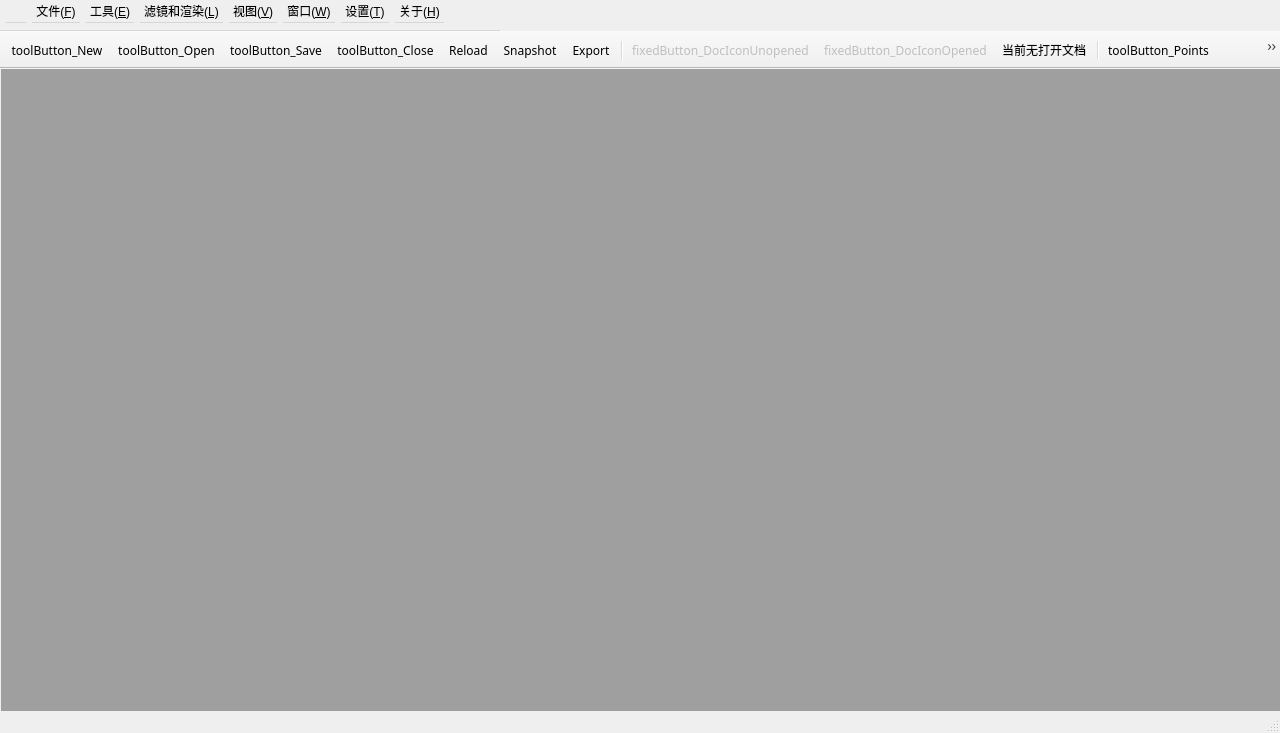
<?xml version="1.0" encoding="UTF-8"?>
<ui version="4.0">
 <class>GraphicsatZJUClass</class>
 <widget class="QMainWindow" name="GraphicsatZJUClass">
  <property name="geometry">
   <rect>
    <x>0</x>
    <y>0</y>
    <width>1280</width>
    <height>733</height>
   </rect>
  </property>
  <property name="sizePolicy">
   <sizepolicy hsizetype="Expanding" vsizetype="Expanding">
    <horstretch>0</horstretch>
    <verstretch>0</verstretch>
   </sizepolicy>
  </property>
  <property name="minimumSize">
   <size>
    <width>810</width>
    <height>640</height>
   </size>
  </property>
  <property name="windowTitle">
   <string>求是图形 - Graphics at ZJU</string>
  </property>
  <property name="windowIcon">
   <iconset resource="GraphicsatZJU.qrc">
    <normaloff>:/GraphicsatZJU/IDI_ICON1</normaloff>:/GraphicsatZJU/IDI_ICON1</iconset>
  </property>
  <widget class="QWidget" name="centralWidget">
   <widget class="QMdiArea" name="mdiArea">
    <property name="geometry">
     <rect>
      <x>1</x>
      <y>0</y>
      <width>1281</width>
      <height>671</height>
     </rect>
    </property>
    <property name="mouseTracking">
     <bool>true</bool>
    </property>
    <property name="styleSheet">
     <string notr="true"/>
    </property>
   </widget>
  </widget>
  <widget class="QToolBar" name="toolBar">
   <property name="sizePolicy">
    <sizepolicy hsizetype="Minimum" vsizetype="Fixed">
     <horstretch>0</horstretch>
     <verstretch>0</verstretch>
    </sizepolicy>
   </property>
   <property name="minimumSize">
    <size>
     <width>640</width>
     <height>38</height>
    </size>
   </property>
   <property name="maximumSize">
    <size>
     <width>3840</width>
     <height>38</height>
    </size>
   </property>
   <property name="font">
    <font>
     <family>微软雅黑</family>
     <weight>50</weight>
     <bold>false</bold>
    </font>
   </property>
   <property name="windowTitle">
    <string>toolBar</string>
   </property>
   <property name="movable">
    <bool>false</bool>
   </property>
   <attribute name="toolBarArea">
    <enum>TopToolBarArea</enum>
   </attribute>
   <attribute name="toolBarBreak">
    <bool>false</bool>
   </attribute>
   <addaction name="toolButton_New"/>
   <addaction name="toolButton_Open"/>
   <addaction name="toolButton_Save"/>
   <addaction name="toolButton_Close"/>
   <addaction name="toolButton_Reload"/>
   <addaction name="toolButton_Snapshot"/>
   <addaction name="toolButton_Export"/>
   <addaction name="separator"/>
   <addaction name="fixedButton_DocIconUnopened"/>
   <addaction name="fixedButton_DocIconOpened"/>
   <addaction name="fixedButton_Doc"/>
   <addaction name="separator"/>
   <addaction name="toolButton_Points"/>
   <addaction name="toolButton_Wireframe"/>
   <addaction name="toolButton_FlatLine"/>
   <addaction name="toolButton_FlatFill"/>
   <addaction name="toolButton_SmoothFill"/>
   <addaction name="toolButton_BoundFill"/>
   <addaction name="toolButton_DotFill"/>
   <addaction name="separator"/>
   <addaction name="toolButton_LightSource"/>
   <addaction name="toolButton_Color"/>
   <addaction name="toolButton_BoundingBox"/>
   <addaction name="toolButton_CenterPoint"/>
   <addaction name="toolButton_Coordinate"/>
   <addaction name="toolButton_StatusMonitor"/>
   <addaction name="toolButton_LoadTexture"/>
   <addaction name="separator"/>
   <addaction name="toolButton_GradientBkg"/>
   <addaction name="toolButton_MeshBkg"/>
   <addaction name="toolButton_EmptyBkg"/>
   <addaction name="separator"/>
   <addaction name="toolButton_Perspective"/>
   <addaction name="toolButton_Orthogonality"/>
   <addaction name="separator"/>
   <addaction name="toolButton_Info"/>
   <addaction name="toolButton_Function"/>
  </widget>
  <widget class="QMenuBar" name="menuBar">
   <property name="geometry">
    <rect>
     <x>0</x>
     <y>0</y>
     <width>500</width>
     <height>31</height>
    </rect>
   </property>
   <property name="minimumSize">
    <size>
     <width>500</width>
     <height>31</height>
    </size>
   </property>
   <property name="maximumSize">
    <size>
     <width>500</width>
     <height>31</height>
    </size>
   </property>
   <property name="contextMenuPolicy">
    <enum>Qt::DefaultContextMenu</enum>
   </property>
   <property name="styleSheet">
    <string notr="true"/>
   </property>
   <property name="nativeMenuBar">
    <bool>false</bool>
   </property>
   <widget class="QMenu" name="menu_F">
    <property name="title">
     <string>文件(&amp;F)</string>
    </property>
    <addaction name="menuButton_New"/>
    <addaction name="menuButton_Open"/>
    <addaction name="menuButton_Rename"/>
    <addaction name="menuButton_Save"/>
    <addaction name="menuButton_SaveAs"/>
    <addaction name="menuButton_SaveAll"/>
    <addaction name="separator"/>
    <addaction name="menuButton_Reload"/>
    <addaction name="menuButton_Snapshot"/>
    <addaction name="menuButton_Export"/>
    <addaction name="separator"/>
    <addaction name="menuButton_Quit"/>
   </widget>
   <widget class="QMenu" name="menu_E">
    <property name="title">
     <string>工具(&amp;E)</string>
    </property>
    <addaction name="menuButton_LightSource"/>
    <addaction name="menuButton_Color"/>
    <addaction name="menuButton_BoundingBox"/>
    <addaction name="menuButton_CenterPoint"/>
    <addaction name="menuButton_Coordinate"/>
    <addaction name="menuButton_StatusMonitor"/>
   </widget>
   <widget class="QMenu" name="menu_L">
    <property name="title">
     <string>滤镜和渲染(&amp;L)</string>
    </property>
    <widget class="QMenu" name="menu_LightOption">
     <property name="title">
      <string>光照设置</string>
     </property>
     <property name="icon">
      <iconset resource="GraphicsatZJU.qrc">
       <normaloff>:/GraphicsatZJU/Resources/ToolbarIcons/0x036.png</normaloff>:/GraphicsatZJU/Resources/ToolbarIcons/0x036.png</iconset>
     </property>
     <addaction name="lightOption_diffuse"/>
     <addaction name="lightOption_Specular"/>
     <addaction name="lightOption_Positional"/>
     <addaction name="lightOption_Directional"/>
    </widget>
    <widget class="QMenu" name="menu_3">
     <property name="title">
      <string>模型设置</string>
     </property>
     <addaction name="action_4"/>
    </widget>
    <addaction name="menuButton_Points"/>
    <addaction name="menuButton_Wireframe"/>
    <addaction name="menuButton_FlatLine"/>
    <addaction name="menuButton_FlatFill"/>
    <addaction name="menuButton_SmoothFill"/>
    <addaction name="menuButton_BoundFill"/>
    <addaction name="menuButton_DotFill"/>
    <addaction name="separator"/>
    <addaction name="menuButton_CloseFilter"/>
    <addaction name="separator"/>
    <addaction name="menuButton_Explosure"/>
    <addaction name="menuButton_Integrated"/>
    <addaction name="menuButton_Colorful"/>
    <addaction name="menuButton_ColorfulX"/>
    <addaction name="separator"/>
    <addaction name="menuButton_Dense"/>
    <addaction name="menuButton_Sparse"/>
    <addaction name="separator"/>
    <addaction name="menuButton_LoadTexture"/>
    <addaction name="separator"/>
    <addaction name="menu_LightOption"/>
    <addaction name="menu_3"/>
   </widget>
   <widget class="QMenu" name="menu_V">
    <property name="title">
     <string>视图(&amp;V)</string>
    </property>
    <addaction name="menuButton_F"/>
    <addaction name="menuButton_B"/>
    <addaction name="menuButton_U"/>
    <addaction name="menuButton_D"/>
    <addaction name="menuButton_L"/>
    <addaction name="menuButton_R"/>
    <addaction name="separator"/>
    <addaction name="menuButton_xAxisR"/>
    <addaction name="menuButton_xAxisL"/>
    <addaction name="menuButton_yAxisR"/>
    <addaction name="menuButton_yAxisL"/>
    <addaction name="menuButton_zAxisR"/>
    <addaction name="menuButton_zAxisL"/>
   </widget>
   <widget class="QMenu" name="menu_W">
    <property name="title">
     <string>窗口(&amp;W)</string>
    </property>
    <addaction name="menuButton_Close"/>
    <addaction name="menuButton_CloseAll"/>
    <addaction name="menuButton_Maximize"/>
    <addaction name="menuButton_MaximizeAll"/>
    <addaction name="menuButton_Windowed"/>
    <addaction name="menuButton_WindowedAll"/>
    <addaction name="separator"/>
   </widget>
   <widget class="QMenu" name="menu_T">
    <property name="title">
     <string>设置(&amp;T)</string>
    </property>
    <addaction name="menuButton_GradientBkg"/>
    <addaction name="menuButton_MeshBkg"/>
    <addaction name="menuButton_EmptyBkg"/>
    <addaction name="separator"/>
    <addaction name="menuButton_Orthogonality"/>
    <addaction name="menuButton_Perspective"/>
   </widget>
   <widget class="QMenu" name="menu_H">
    <property name="title">
     <string>关于(&amp;H)</string>
    </property>
    <addaction name="menuButton_Function"/>
    <addaction name="menuButton_Info"/>
   </widget>
   <widget class="QMenu" name="menu">
    <property name="enabled">
     <bool>false</bool>
    </property>
    <property name="geometry">
     <rect>
      <x>364</x>
      <y>443</y>
      <width>90</width>
      <height>50</height>
     </rect>
    </property>
    <property name="minimumSize">
     <size>
      <width>90</width>
      <height>0</height>
     </size>
    </property>
    <property name="maximumSize">
     <size>
      <width>90</width>
      <height>16777215</height>
     </size>
    </property>
    <property name="font">
     <font>
      <pointsize>8</pointsize>
      <kerning>false</kerning>
     </font>
    </property>
    <property name="acceptDrops">
     <bool>false</bool>
    </property>
    <property name="title">
     <string>　</string>
    </property>
   </widget>
   <addaction name="menu"/>
   <addaction name="menu_F"/>
   <addaction name="menu_E"/>
   <addaction name="menu_L"/>
   <addaction name="menu_V"/>
   <addaction name="menu_W"/>
   <addaction name="menu_T"/>
   <addaction name="menu_H"/>
  </widget>
  <widget class="QStatusBar" name="statusBar"/>
  <action name="toolButton_Open">
   <property name="icon">
    <iconset resource="GraphicsatZJU.qrc">
     <normaloff>:/GraphicsatZJU/Resources/ToolbarIcons/0x001.png</normaloff>:/GraphicsatZJU/Resources/ToolbarIcons/0x001.png</iconset>
   </property>
   <property name="text">
    <string>toolButton_Open</string>
   </property>
   <property name="toolTip">
    <string>打开（Ctrl+O）</string>
   </property>
   <property name="shortcutVisibleInContextMenu">
    <bool>true</bool>
   </property>
  </action>
  <action name="toolButton_Save">
   <property name="icon">
    <iconset resource="GraphicsatZJU.qrc">
     <normaloff>:/GraphicsatZJU/Resources/ToolbarIcons/0x002.png</normaloff>:/GraphicsatZJU/Resources/ToolbarIcons/0x002.png</iconset>
   </property>
   <property name="text">
    <string>toolButton_Save</string>
   </property>
   <property name="toolTip">
    <string>保存（Ctrl+S）</string>
   </property>
  </action>
  <action name="menuButton_Open">
   <property name="icon">
    <iconset resource="GraphicsatZJU.qrc">
     <normaloff>:/GraphicsatZJU/Resources/ToolbarIcons/0x001.png</normaloff>:/GraphicsatZJU/Resources/ToolbarIcons/0x001.png</iconset>
   </property>
   <property name="text">
    <string>打开文档/模型</string>
   </property>
   <property name="toolTip">
    <string>打开文档/模型</string>
   </property>
   <property name="shortcut">
    <string>Ctrl+O</string>
   </property>
   <property name="shortcutContext">
    <enum>Qt::WindowShortcut</enum>
   </property>
  </action>
  <action name="toolButton_Close">
   <property name="icon">
    <iconset resource="GraphicsatZJU.qrc">
     <normaloff>:/GraphicsatZJU/Resources/ToolbarIcons/0x04F.png</normaloff>:/GraphicsatZJU/Resources/ToolbarIcons/0x04F.png</iconset>
   </property>
   <property name="text">
    <string>toolButton_Close</string>
   </property>
   <property name="toolTip">
    <string>关闭当前文档（Ctrl+Q）</string>
   </property>
  </action>
  <action name="toolButton_Info">
   <property name="icon">
    <iconset resource="GraphicsatZJU.qrc">
     <normaloff>:/GraphicsatZJU/Resources/ToolbarIcons/0x020.png</normaloff>:/GraphicsatZJU/Resources/ToolbarIcons/0x020.png</iconset>
   </property>
   <property name="text">
    <string>toolButton_Info</string>
   </property>
   <property name="toolTip">
    <string>开发者信息（Ctrl+H）</string>
   </property>
  </action>
  <action name="menuButton_Info">
   <property name="icon">
    <iconset resource="GraphicsatZJU.qrc">
     <normaloff>:/GraphicsatZJU/Resources/ToolbarIcons/0x020.png</normaloff>:/GraphicsatZJU/Resources/ToolbarIcons/0x020.png</iconset>
   </property>
   <property name="text">
    <string>开发者信息</string>
   </property>
   <property name="shortcut">
    <string>Ctrl+H</string>
   </property>
  </action>
  <action name="menuButton_Quit">
   <property name="icon">
    <iconset resource="GraphicsatZJU.qrc">
     <normaloff>:/GraphicsatZJU/Resources/ToolbarIcons/0x04C.png</normaloff>:/GraphicsatZJU/Resources/ToolbarIcons/0x04C.png</iconset>
   </property>
   <property name="text">
    <string>退出</string>
   </property>
   <property name="shortcut">
    <string>Shift+Esc</string>
   </property>
  </action>
  <action name="toolButton_New">
   <property name="icon">
    <iconset resource="GraphicsatZJU.qrc">
     <normaloff>:/GraphicsatZJU/Resources/ToolbarIcons/0x025.png</normaloff>:/GraphicsatZJU/Resources/ToolbarIcons/0x025.png</iconset>
   </property>
   <property name="text">
    <string>toolButton_New</string>
   </property>
   <property name="toolTip">
    <string>新建文档（Ctrl+N）</string>
   </property>
  </action>
  <action name="toolButton_Reload">
   <property name="icon">
    <iconset resource="GraphicsatZJU.qrc">
     <normaloff>:/GraphicsatZJU/Resources/ToolbarIcons/0x026.png</normaloff>:/GraphicsatZJU/Resources/ToolbarIcons/0x026.png</iconset>
   </property>
   <property name="text">
    <string>toolButton_Reload</string>
   </property>
   <property name="iconText">
    <string>Reload</string>
   </property>
   <property name="toolTip">
    <string>重载（Ctrl+R）</string>
   </property>
  </action>
  <action name="toolButton_Export">
   <property name="icon">
    <iconset resource="GraphicsatZJU.qrc">
     <normaloff>:/GraphicsatZJU/Resources/ToolbarIcons/0x032.png</normaloff>:/GraphicsatZJU/Resources/ToolbarIcons/0x032.png</iconset>
   </property>
   <property name="text">
    <string>toolButton_Export</string>
   </property>
   <property name="iconText">
    <string>Export</string>
   </property>
   <property name="toolTip">
    <string>导出（Ctrl+E）</string>
   </property>
  </action>
  <action name="toolButton_Snapshot">
   <property name="icon">
    <iconset resource="GraphicsatZJU.qrc">
     <normaloff>:/GraphicsatZJU/Resources/ToolbarIcons/0x080.png</normaloff>:/GraphicsatZJU/Resources/ToolbarIcons/0x080.png</iconset>
   </property>
   <property name="text">
    <string>toolButton_Snapshot</string>
   </property>
   <property name="iconText">
    <string>Snapshot</string>
   </property>
   <property name="toolTip">
    <string>截图（Ctrl+Alt+N）</string>
   </property>
  </action>
  <action name="toolButton_Bounding">
   <property name="icon">
    <iconset resource="GraphicsatZJU.qrc">
     <normaloff>:/GraphicsatZJU/Resources/ToolbarIcons/0x028.png</normaloff>:/GraphicsatZJU/Resources/ToolbarIcons/0x028.png</iconset>
   </property>
   <property name="text">
    <string>toolButton_Bounding</string>
   </property>
   <property name="toolTip">
    <string>边界框</string>
   </property>
  </action>
  <action name="toolButton_Points">
   <property name="icon">
    <iconset resource="GraphicsatZJU.qrc">
     <normaloff>:/GraphicsatZJU/Resources/ToolbarIcons/0x031.png</normaloff>:/GraphicsatZJU/Resources/ToolbarIcons/0x031.png</iconset>
   </property>
   <property name="text">
    <string>toolButton_Points</string>
   </property>
   <property name="toolTip">
    <string>点阵 (Ctrl + Shift + P)</string>
   </property>
  </action>
  <action name="toolButton_Wireframe">
   <property name="icon">
    <iconset resource="GraphicsatZJU.qrc">
     <normaloff>:/GraphicsatZJU/Resources/ToolbarIcons/0x027.png</normaloff>:/GraphicsatZJU/Resources/ToolbarIcons/0x027.png</iconset>
   </property>
   <property name="text">
    <string>toolButton_Wireframe</string>
   </property>
   <property name="toolTip">
    <string>线框 (Ctrl + Shift + L)</string>
   </property>
  </action>
  <action name="toolButton_FlatFill">
   <property name="icon">
    <iconset resource="GraphicsatZJU.qrc">
     <normaloff>:/GraphicsatZJU/Resources/ToolbarIcons/0x033.png</normaloff>:/GraphicsatZJU/Resources/ToolbarIcons/0x033.png</iconset>
   </property>
   <property name="text">
    <string>toolButton_FlatFill</string>
   </property>
   <property name="toolTip">
    <string>面填充 (Ctrl + Shift + F)</string>
   </property>
  </action>
  <action name="toolButton_SmoothFill">
   <property name="icon">
    <iconset resource="GraphicsatZJU.qrc">
     <normaloff>:/GraphicsatZJU/Resources/ToolbarIcons/0x035.png</normaloff>:/GraphicsatZJU/Resources/ToolbarIcons/0x035.png</iconset>
   </property>
   <property name="text">
    <string>toolButton_SmoothFill</string>
   </property>
   <property name="toolTip">
    <string>平滑填充 （Alt + Shift + S）</string>
   </property>
  </action>
  <action name="toolButton_FlatLine">
   <property name="icon">
    <iconset resource="GraphicsatZJU.qrc">
     <normaloff>:/GraphicsatZJU/Resources/ToolbarIcons/0x034.png</normaloff>:/GraphicsatZJU/Resources/ToolbarIcons/0x034.png</iconset>
   </property>
   <property name="text">
    <string>toolButton_FlatLine</string>
   </property>
   <property name="toolTip">
    <string>线框填充 (Alt + Shift + L)</string>
   </property>
  </action>
  <action name="toolButton_LightSource">
   <property name="icon">
    <iconset resource="GraphicsatZJU.qrc">
     <normaloff>:/GraphicsatZJU/Resources/ToolbarIcons/0x036.png</normaloff>:/GraphicsatZJU/Resources/ToolbarIcons/0x036.png</iconset>
   </property>
   <property name="text">
    <string>toolButton_LightSource</string>
   </property>
   <property name="toolTip">
    <string>光照 (Ctrl + L)</string>
   </property>
  </action>
  <action name="toolButton_CenterPoint">
   <property name="icon">
    <iconset resource="GraphicsatZJU.qrc">
     <normaloff>:/GraphicsatZJU/Resources/ToolbarIcons/0xFFF.png</normaloff>:/GraphicsatZJU/Resources/ToolbarIcons/0xFFF.png</iconset>
   </property>
   <property name="text">
    <string>toolButton_CenterPoint</string>
   </property>
   <property name="toolTip">
    <string>显示中心点</string>
   </property>
  </action>
  <action name="toolButton_Coordinate">
   <property name="icon">
    <iconset resource="GraphicsatZJU.qrc">
     <normaloff>:/GraphicsatZJU/Resources/ToolbarIcons/0x01C.png</normaloff>:/GraphicsatZJU/Resources/ToolbarIcons/0x01C.png</iconset>
   </property>
   <property name="text">
    <string>toolButton_Coordinate</string>
   </property>
   <property name="toolTip">
    <string>显示坐标轴</string>
   </property>
  </action>
  <action name="toolButton_BoundingBox">
   <property name="icon">
    <iconset resource="GraphicsatZJU.qrc">
     <normaloff>:/GraphicsatZJU/Resources/ToolbarIcons/0x01D.png</normaloff>:/GraphicsatZJU/Resources/ToolbarIcons/0x01D.png</iconset>
   </property>
   <property name="text">
    <string>toolButton_BoundingBox</string>
   </property>
   <property name="toolTip">
    <string>显示包围盒</string>
   </property>
  </action>
  <action name="toolButton_GradientBkg">
   <property name="icon">
    <iconset resource="GraphicsatZJU.qrc">
     <normaloff>:/GraphicsatZJU/Resources/ToolbarIcons/0x01E.png</normaloff>:/GraphicsatZJU/Resources/ToolbarIcons/0x01E.png</iconset>
   </property>
   <property name="text">
    <string>toolButton_GradientBkg</string>
   </property>
   <property name="toolTip">
    <string>渐变背景</string>
   </property>
  </action>
  <action name="toolButton_MeshBkg">
   <property name="icon">
    <iconset resource="GraphicsatZJU.qrc">
     <normaloff>:/GraphicsatZJU/Resources/ToolbarIcons/0x02A.png</normaloff>:/GraphicsatZJU/Resources/ToolbarIcons/0x02A.png</iconset>
   </property>
   <property name="text">
    <string>toolButton_MeshBkg</string>
   </property>
   <property name="toolTip">
    <string>网格背景</string>
   </property>
  </action>
  <action name="toolButton_EmptyBkg">
   <property name="icon">
    <iconset resource="GraphicsatZJU.qrc">
     <normaloff>:/GraphicsatZJU/Resources/ToolbarIcons/0x01F.png</normaloff>:/GraphicsatZJU/Resources/ToolbarIcons/0x01F.png</iconset>
   </property>
   <property name="text">
    <string>toolButton_EmptyBkg</string>
   </property>
   <property name="toolTip">
    <string>无背景</string>
   </property>
  </action>
  <action name="toolButton_Perspective">
   <property name="icon">
    <iconset resource="GraphicsatZJU.qrc">
     <normaloff>:/GraphicsatZJU/Resources/ToolbarIcons/0x03A.png</normaloff>:/GraphicsatZJU/Resources/ToolbarIcons/0x03A.png</iconset>
   </property>
   <property name="text">
    <string>toolButton_Perspective</string>
   </property>
   <property name="toolTip">
    <string>使用透视投影</string>
   </property>
  </action>
  <action name="toolButton_Orthogonality">
   <property name="icon">
    <iconset resource="GraphicsatZJU.qrc">
     <normaloff>:/GraphicsatZJU/Resources/ToolbarIcons/0x03B.png</normaloff>:/GraphicsatZJU/Resources/ToolbarIcons/0x03B.png</iconset>
   </property>
   <property name="text">
    <string>toolButton_Orthogonality</string>
   </property>
   <property name="toolTip">
    <string>使用正交投影</string>
   </property>
  </action>
  <action name="menuButton_Points">
   <property name="icon">
    <iconset resource="GraphicsatZJU.qrc">
     <normaloff>:/GraphicsatZJU/Resources/ToolbarIcons/0x031.png</normaloff>:/GraphicsatZJU/Resources/ToolbarIcons/0x031.png</iconset>
   </property>
   <property name="text">
    <string>点阵</string>
   </property>
   <property name="shortcut">
    <string>Ctrl+Shift+P</string>
   </property>
  </action>
  <action name="menuButton_Wireframe">
   <property name="icon">
    <iconset resource="GraphicsatZJU.qrc">
     <normaloff>:/GraphicsatZJU/Resources/ToolbarIcons/0x028.png</normaloff>:/GraphicsatZJU/Resources/ToolbarIcons/0x028.png</iconset>
   </property>
   <property name="text">
    <string>线框</string>
   </property>
   <property name="shortcut">
    <string>Ctrl+Shift+L</string>
   </property>
  </action>
  <action name="menuButton_FlatLine">
   <property name="icon">
    <iconset resource="GraphicsatZJU.qrc">
     <normaloff>:/GraphicsatZJU/Resources/ToolbarIcons/0x034.png</normaloff>:/GraphicsatZJU/Resources/ToolbarIcons/0x034.png</iconset>
   </property>
   <property name="text">
    <string>线框填充</string>
   </property>
   <property name="shortcut">
    <string>Ctrl+Shift+F</string>
   </property>
  </action>
  <action name="menuButton_FlatFill">
   <property name="icon">
    <iconset resource="GraphicsatZJU.qrc">
     <normaloff>:/GraphicsatZJU/Resources/ToolbarIcons/0x033.png</normaloff>:/GraphicsatZJU/Resources/ToolbarIcons/0x033.png</iconset>
   </property>
   <property name="text">
    <string>面填充</string>
   </property>
   <property name="shortcut">
    <string>Alt+Shift+S</string>
   </property>
  </action>
  <action name="menuButton_SmoothFill">
   <property name="icon">
    <iconset resource="GraphicsatZJU.qrc">
     <normaloff>:/GraphicsatZJU/Resources/ToolbarIcons/0x035.png</normaloff>:/GraphicsatZJU/Resources/ToolbarIcons/0x035.png</iconset>
   </property>
   <property name="text">
    <string>平滑填充</string>
   </property>
   <property name="shortcut">
    <string>Alt+Shift+L</string>
   </property>
  </action>
  <action name="menuButton_LightSource">
   <property name="icon">
    <iconset resource="GraphicsatZJU.qrc">
     <normaloff>:/GraphicsatZJU/Resources/ToolbarIcons/0x036.png</normaloff>:/GraphicsatZJU/Resources/ToolbarIcons/0x036.png</iconset>
   </property>
   <property name="text">
    <string>光照</string>
   </property>
   <property name="shortcut">
    <string>Ctrl+L</string>
   </property>
  </action>
  <action name="menuButton_BoundingBox">
   <property name="icon">
    <iconset resource="GraphicsatZJU.qrc">
     <normaloff>:/GraphicsatZJU/Resources/ToolbarIcons/0x01D.png</normaloff>:/GraphicsatZJU/Resources/ToolbarIcons/0x01D.png</iconset>
   </property>
   <property name="text">
    <string>显示包围盒</string>
   </property>
  </action>
  <action name="menuButton_CenterPoint">
   <property name="icon">
    <iconset resource="GraphicsatZJU.qrc">
     <normaloff>:/GraphicsatZJU/Resources/ToolbarIcons/0xFFF.png</normaloff>:/GraphicsatZJU/Resources/ToolbarIcons/0xFFF.png</iconset>
   </property>
   <property name="text">
    <string>显示中心点</string>
   </property>
  </action>
  <action name="menuButton_Coordinate">
   <property name="icon">
    <iconset resource="GraphicsatZJU.qrc">
     <normaloff>:/GraphicsatZJU/Resources/ToolbarIcons/0x01C.png</normaloff>:/GraphicsatZJU/Resources/ToolbarIcons/0x01C.png</iconset>
   </property>
   <property name="text">
    <string>显示坐标轴</string>
   </property>
   <property name="toolTip">
    <string>显示坐标轴</string>
   </property>
  </action>
  <action name="menuButton_Perspective">
   <property name="icon">
    <iconset resource="GraphicsatZJU.qrc">
     <normaloff>:/GraphicsatZJU/Resources/ToolbarIcons/0x03A.png</normaloff>:/GraphicsatZJU/Resources/ToolbarIcons/0x03A.png</iconset>
   </property>
   <property name="text">
    <string>使用透视投影</string>
   </property>
  </action>
  <action name="menuButton_Orthogonality">
   <property name="icon">
    <iconset resource="GraphicsatZJU.qrc">
     <normaloff>:/GraphicsatZJU/Resources/ToolbarIcons/0x03B.png</normaloff>:/GraphicsatZJU/Resources/ToolbarIcons/0x03B.png</iconset>
   </property>
   <property name="text">
    <string>使用正交投影</string>
   </property>
  </action>
  <action name="menuButton_GradientBkg">
   <property name="icon">
    <iconset resource="GraphicsatZJU.qrc">
     <normaloff>:/GraphicsatZJU/Resources/ToolbarIcons/0x01E.png</normaloff>:/GraphicsatZJU/Resources/ToolbarIcons/0x01E.png</iconset>
   </property>
   <property name="text">
    <string>渐变背景</string>
   </property>
  </action>
  <action name="menuButton_EmptyBkg">
   <property name="icon">
    <iconset resource="GraphicsatZJU.qrc">
     <normaloff>:/GraphicsatZJU/Resources/ToolbarIcons/0x01F.png</normaloff>:/GraphicsatZJU/Resources/ToolbarIcons/0x01F.png</iconset>
   </property>
   <property name="text">
    <string>无背景</string>
   </property>
  </action>
  <action name="menuButton_MeshBkg">
   <property name="icon">
    <iconset resource="GraphicsatZJU.qrc">
     <normaloff>:/GraphicsatZJU/Resources/ToolbarIcons/0x02A.png</normaloff>:/GraphicsatZJU/Resources/ToolbarIcons/0x02A.png</iconset>
   </property>
   <property name="text">
    <string>网格背景</string>
   </property>
  </action>
  <action name="menuButton_Function">
   <property name="icon">
    <iconset resource="GraphicsatZJU.qrc">
     <normaloff>:/GraphicsatZJU/Resources/ToolbarIcons/0x03D.png</normaloff>:/GraphicsatZJU/Resources/ToolbarIcons/0x03D.png</iconset>
   </property>
   <property name="text">
    <string>功能与快捷键</string>
   </property>
   <property name="menuRole">
    <enum>QAction::TextHeuristicRole</enum>
   </property>
  </action>
  <action name="toolButton_Function">
   <property name="icon">
    <iconset resource="GraphicsatZJU.qrc">
     <normaloff>:/GraphicsatZJU/Resources/ToolbarIcons/0x03C.png</normaloff>:/GraphicsatZJU/Resources/ToolbarIcons/0x03C.png</iconset>
   </property>
   <property name="text">
    <string>toolButton_Function</string>
   </property>
   <property name="toolTip">
    <string>功能与快捷键</string>
   </property>
  </action>
  <action name="menuButton_Reload">
   <property name="icon">
    <iconset resource="GraphicsatZJU.qrc">
     <normaloff>:/GraphicsatZJU/Resources/ToolbarIcons/0x026.png</normaloff>:/GraphicsatZJU/Resources/ToolbarIcons/0x026.png</iconset>
   </property>
   <property name="text">
    <string>重新载入模型</string>
   </property>
   <property name="shortcut">
    <string>Ctrl+R</string>
   </property>
  </action>
  <action name="menuButton_New">
   <property name="icon">
    <iconset resource="GraphicsatZJU.qrc">
     <normaloff>:/GraphicsatZJU/Resources/ToolbarIcons/0x025.png</normaloff>:/GraphicsatZJU/Resources/ToolbarIcons/0x025.png</iconset>
   </property>
   <property name="text">
    <string>新建文档</string>
   </property>
   <property name="toolTip">
    <string>新建文档</string>
   </property>
   <property name="font">
    <font>
     <family>微软雅黑</family>
     <pointsize>10</pointsize>
    </font>
   </property>
   <property name="shortcut">
    <string>Ctrl+N</string>
   </property>
  </action>
  <action name="menuButton_Close">
   <property name="icon">
    <iconset resource="GraphicsatZJU.qrc">
     <normaloff>:/GraphicsatZJU/Resources/ToolbarIcons/0x04E.png</normaloff>:/GraphicsatZJU/Resources/ToolbarIcons/0x04E.png</iconset>
   </property>
   <property name="text">
    <string>关闭当前文档</string>
   </property>
   <property name="shortcut">
    <string>Ctrl+Q</string>
   </property>
  </action>
  <action name="menuButton_CloseAll">
   <property name="icon">
    <iconset resource="GraphicsatZJU.qrc">
     <normaloff>:/GraphicsatZJU/Resources/ToolbarIcons/0x04B.png</normaloff>:/GraphicsatZJU/Resources/ToolbarIcons/0x04B.png</iconset>
   </property>
   <property name="text">
    <string>关闭所有文档</string>
   </property>
   <property name="shortcut">
    <string>Ctrl+Shift+Q</string>
   </property>
  </action>
  <action name="menuButton_WindowedAll">
   <property name="icon">
    <iconset resource="GraphicsatZJU.qrc">
     <normaloff>:/GraphicsatZJU/Resources/ToolbarIcons/0x04D.png</normaloff>:/GraphicsatZJU/Resources/ToolbarIcons/0x04D.png</iconset>
   </property>
   <property name="text">
    <string>将所有文档窗口化</string>
   </property>
   <property name="shortcut">
    <string>Ctrl+Shift+W</string>
   </property>
  </action>
  <action name="menuButton_Windowed">
   <property name="icon">
    <iconset resource="GraphicsatZJU.qrc">
     <normaloff>:/GraphicsatZJU/Resources/ToolbarIcons/0x050.png</normaloff>:/GraphicsatZJU/Resources/ToolbarIcons/0x050.png</iconset>
   </property>
   <property name="text">
    <string>将当前文档窗口化</string>
   </property>
   <property name="shortcut">
    <string>Ctrl+W</string>
   </property>
  </action>
  <action name="toolButton_StatusMonitor">
   <property name="icon">
    <iconset resource="GraphicsatZJU.qrc">
     <normaloff>:/GraphicsatZJU/Resources/ToolbarIcons/0x051.png</normaloff>:/GraphicsatZJU/Resources/ToolbarIcons/0x051.png</iconset>
   </property>
   <property name="text">
    <string>toolButton_StatusMonitor</string>
   </property>
   <property name="toolTip">
    <string>状态监视器</string>
   </property>
  </action>
  <action name="menuButton_StatusMonitor">
   <property name="icon">
    <iconset resource="GraphicsatZJU.qrc">
     <normaloff>:/GraphicsatZJU/Resources/ToolbarIcons/0x051.png</normaloff>:/GraphicsatZJU/Resources/ToolbarIcons/0x051.png</iconset>
   </property>
   <property name="text">
    <string>状态监视器</string>
   </property>
   <property name="shortcut">
    <string>Ctrl+Shift+M</string>
   </property>
  </action>
  <action name="menuButton_Maximize">
   <property name="icon">
    <iconset resource="GraphicsatZJU.qrc">
     <normaloff>:/GraphicsatZJU/Resources/ToolbarIcons/0x05D.png</normaloff>:/GraphicsatZJU/Resources/ToolbarIcons/0x05D.png</iconset>
   </property>
   <property name="text">
    <string>将当前文档最大化</string>
   </property>
  </action>
  <action name="menuButton_MaximizeAll">
   <property name="icon">
    <iconset resource="GraphicsatZJU.qrc">
     <normaloff>:/GraphicsatZJU/Resources/ToolbarIcons/0x05C.png</normaloff>:/GraphicsatZJU/Resources/ToolbarIcons/0x05C.png</iconset>
   </property>
   <property name="text">
    <string>将全部文档最大化</string>
   </property>
  </action>
  <action name="menuButton_F">
   <property name="icon">
    <iconset resource="GraphicsatZJU.qrc">
     <normaloff>:/GraphicsatZJU/Resources/ToolbarIcons/0x060.png</normaloff>:/GraphicsatZJU/Resources/ToolbarIcons/0x060.png</iconset>
   </property>
   <property name="text">
    <string>主视图</string>
   </property>
  </action>
  <action name="menuButton_B">
   <property name="icon">
    <iconset resource="GraphicsatZJU.qrc">
     <normaloff>:/GraphicsatZJU/Resources/ToolbarIcons/0x061.png</normaloff>:/GraphicsatZJU/Resources/ToolbarIcons/0x061.png</iconset>
   </property>
   <property name="text">
    <string>后视图</string>
   </property>
  </action>
  <action name="menuButton_U">
   <property name="icon">
    <iconset resource="GraphicsatZJU.qrc">
     <normaloff>:/GraphicsatZJU/Resources/ToolbarIcons/0x062.png</normaloff>:/GraphicsatZJU/Resources/ToolbarIcons/0x062.png</iconset>
   </property>
   <property name="text">
    <string>俯视图</string>
   </property>
  </action>
  <action name="menuButton_D">
   <property name="icon">
    <iconset resource="GraphicsatZJU.qrc">
     <normaloff>:/GraphicsatZJU/Resources/ToolbarIcons/0x063.png</normaloff>:/GraphicsatZJU/Resources/ToolbarIcons/0x063.png</iconset>
   </property>
   <property name="text">
    <string>仰视图</string>
   </property>
  </action>
  <action name="menuButton_L">
   <property name="icon">
    <iconset resource="GraphicsatZJU.qrc">
     <normaloff>:/GraphicsatZJU/Resources/ToolbarIcons/0x064.png</normaloff>:/GraphicsatZJU/Resources/ToolbarIcons/0x064.png</iconset>
   </property>
   <property name="text">
    <string>左视图</string>
   </property>
  </action>
  <action name="menuButton_R">
   <property name="icon">
    <iconset resource="GraphicsatZJU.qrc">
     <normaloff>:/GraphicsatZJU/Resources/ToolbarIcons/0x065.png</normaloff>:/GraphicsatZJU/Resources/ToolbarIcons/0x065.png</iconset>
   </property>
   <property name="text">
    <string>右视图</string>
   </property>
  </action>
  <action name="menuButton_xAxisR">
   <property name="icon">
    <iconset resource="GraphicsatZJU.qrc">
     <normaloff>:/GraphicsatZJU/Resources/ToolbarIcons/0x06A.png</normaloff>:/GraphicsatZJU/Resources/ToolbarIcons/0x06A.png</iconset>
   </property>
   <property name="text">
    <string>绕X轴顺时针转90°</string>
   </property>
  </action>
  <action name="menuButton_yAxisR">
   <property name="icon">
    <iconset resource="GraphicsatZJU.qrc">
     <normaloff>:/GraphicsatZJU/Resources/ToolbarIcons/0x06C.png</normaloff>:/GraphicsatZJU/Resources/ToolbarIcons/0x06C.png</iconset>
   </property>
   <property name="text">
    <string>绕Y轴顺时针转90°</string>
   </property>
  </action>
  <action name="menuButton_zAxisR">
   <property name="icon">
    <iconset resource="GraphicsatZJU.qrc">
     <normaloff>:/GraphicsatZJU/Resources/ToolbarIcons/0x06F.png</normaloff>:/GraphicsatZJU/Resources/ToolbarIcons/0x06F.png</iconset>
   </property>
   <property name="text">
    <string>绕Z轴顺时针转90°</string>
   </property>
  </action>
  <action name="menuButton_xAxisL">
   <property name="icon">
    <iconset resource="GraphicsatZJU.qrc">
     <normaloff>:/GraphicsatZJU/Resources/ToolbarIcons/0x06B.png</normaloff>:/GraphicsatZJU/Resources/ToolbarIcons/0x06B.png</iconset>
   </property>
   <property name="text">
    <string>绕X轴逆时针转90°</string>
   </property>
  </action>
  <action name="menuButton_yAxisL">
   <property name="icon">
    <iconset resource="GraphicsatZJU.qrc">
     <normaloff>:/GraphicsatZJU/Resources/ToolbarIcons/0x06D.png</normaloff>:/GraphicsatZJU/Resources/ToolbarIcons/0x06D.png</iconset>
   </property>
   <property name="text">
    <string>绕Y轴逆时针转90°</string>
   </property>
  </action>
  <action name="menuButton_zAxisL">
   <property name="icon">
    <iconset resource="GraphicsatZJU.qrc">
     <normaloff>:/GraphicsatZJU/Resources/ToolbarIcons/0x06E.png</normaloff>:/GraphicsatZJU/Resources/ToolbarIcons/0x06E.png</iconset>
   </property>
   <property name="text">
    <string>绕Z轴逆时针转90°</string>
   </property>
  </action>
  <action name="menuButton_CloseFilter">
   <property name="icon">
    <iconset resource="GraphicsatZJU.qrc">
     <normaloff>:/GraphicsatZJU/Resources/ToolbarIcons/0x070.png</normaloff>:/GraphicsatZJU/Resources/ToolbarIcons/0x070.png</iconset>
   </property>
   <property name="text">
    <string>关闭滤镜</string>
   </property>
  </action>
  <action name="menuButton_Explosure">
   <property name="icon">
    <iconset resource="GraphicsatZJU.qrc">
     <normaloff>:/GraphicsatZJU/Resources/ToolbarIcons/0x071.png</normaloff>:/GraphicsatZJU/Resources/ToolbarIcons/0x071.png</iconset>
   </property>
   <property name="text">
    <string>曝光</string>
   </property>
  </action>
  <action name="menuButton_Integrated">
   <property name="icon">
    <iconset resource="GraphicsatZJU.qrc">
     <normaloff>:/GraphicsatZJU/Resources/ToolbarIcons/0x072.png</normaloff>:/GraphicsatZJU/Resources/ToolbarIcons/0x072.png</iconset>
   </property>
   <property name="text">
    <string>融合</string>
   </property>
  </action>
  <action name="menuButton_Colorful">
   <property name="icon">
    <iconset resource="GraphicsatZJU.qrc">
     <normaloff>:/GraphicsatZJU/Resources/ToolbarIcons/0x073.png</normaloff>:/GraphicsatZJU/Resources/ToolbarIcons/0x073.png</iconset>
   </property>
   <property name="text">
    <string>彩色</string>
   </property>
  </action>
  <action name="menuButton_ColorfulX">
   <property name="icon">
    <iconset resource="GraphicsatZJU.qrc">
     <normaloff>:/GraphicsatZJU/Resources/ToolbarIcons/0x074.png</normaloff>:/GraphicsatZJU/Resources/ToolbarIcons/0x074.png</iconset>
   </property>
   <property name="text">
    <string>屏蔽环境光彩色</string>
   </property>
  </action>
  <action name="menuButton_Snapshot">
   <property name="icon">
    <iconset resource="GraphicsatZJU.qrc">
     <normaloff>:/GraphicsatZJU/Resources/ToolbarIcons/0x081.png</normaloff>:/GraphicsatZJU/Resources/ToolbarIcons/0x081.png</iconset>
   </property>
   <property name="text">
    <string>快速保存截图</string>
   </property>
   <property name="shortcut">
    <string>Ctrl+Alt+N</string>
   </property>
  </action>
  <action name="menuButton_Export">
   <property name="icon">
    <iconset resource="GraphicsatZJU.qrc">
     <normaloff>:/GraphicsatZJU/Resources/ToolbarIcons/0x032.png</normaloff>:/GraphicsatZJU/Resources/ToolbarIcons/0x032.png</iconset>
   </property>
   <property name="text">
    <string>导出为三维模型</string>
   </property>
   <property name="shortcut">
    <string>Ctrl+E</string>
   </property>
  </action>
  <action name="menuButton_Save">
   <property name="icon">
    <iconset resource="GraphicsatZJU.qrc">
     <normaloff>:/GraphicsatZJU/Resources/ToolbarIcons/0x002.png</normaloff>:/GraphicsatZJU/Resources/ToolbarIcons/0x002.png</iconset>
   </property>
   <property name="text">
    <string>保存当前文档</string>
   </property>
   <property name="toolTip">
    <string>保存</string>
   </property>
   <property name="shortcut">
    <string>Ctrl+S</string>
   </property>
  </action>
  <action name="menuButton_SaveAs">
   <property name="icon">
    <iconset resource="GraphicsatZJU.qrc">
     <normaloff>:/GraphicsatZJU/Resources/ToolbarIcons/0x082.png</normaloff>:/GraphicsatZJU/Resources/ToolbarIcons/0x082.png</iconset>
   </property>
   <property name="text">
    <string>项目另存为</string>
   </property>
   <property name="toolTip">
    <string>另存为</string>
   </property>
   <property name="shortcut">
    <string>Ctrl+Alt+S</string>
   </property>
  </action>
  <action name="menuButton_SaveAll">
   <property name="icon">
    <iconset resource="GraphicsatZJU.qrc">
     <normaloff>:/GraphicsatZJU/Resources/ToolbarIcons/0x083.png</normaloff>:/GraphicsatZJU/Resources/ToolbarIcons/0x083.png</iconset>
   </property>
   <property name="text">
    <string>保存全部文档</string>
   </property>
   <property name="toolTip">
    <string>保存全部文档</string>
   </property>
  </action>
  <action name="menuButton_Rename">
   <property name="icon">
    <iconset resource="GraphicsatZJU.qrc">
     <normaloff>:/GraphicsatZJU/Resources/ToolbarIcons/0x084.png</normaloff>:/GraphicsatZJU/Resources/ToolbarIcons/0x084.png</iconset>
   </property>
   <property name="text">
    <string>重命名当前文档</string>
   </property>
   <property name="toolTip">
    <string>重命名当前文档</string>
   </property>
  </action>
  <action name="menuButton_Dense">
   <property name="icon">
    <iconset resource="GraphicsatZJU.qrc">
     <normaloff>:/GraphicsatZJU/Resources/ToolbarIcons/0x087.png</normaloff>:/GraphicsatZJU/Resources/ToolbarIcons/0x087.png</iconset>
   </property>
   <property name="text">
    <string>网络加密</string>
   </property>
   <property name="toolTip">
    <string>网络加密</string>
   </property>
  </action>
  <action name="menuButton_Sparse">
   <property name="icon">
    <iconset resource="GraphicsatZJU.qrc">
     <normaloff>:/GraphicsatZJU/Resources/ToolbarIcons/0x089.png</normaloff>:/GraphicsatZJU/Resources/ToolbarIcons/0x089.png</iconset>
   </property>
   <property name="text">
    <string>网络稀疏</string>
   </property>
   <property name="toolTip">
    <string>网络稀疏</string>
   </property>
  </action>
  <action name="toolButton_Color">
   <property name="icon">
    <iconset resource="GraphicsatZJU.qrc">
     <normaloff>:/GraphicsatZJU/Resources/ToolbarIcons/0x107.png</normaloff>:/GraphicsatZJU/Resources/ToolbarIcons/0x107.png</iconset>
   </property>
   <property name="text">
    <string>toolButton_Color</string>
   </property>
   <property name="toolTip">
    <string>光照颜色</string>
   </property>
  </action>
  <action name="menuButton_Color">
   <property name="icon">
    <iconset resource="GraphicsatZJU.qrc">
     <normaloff>:/GraphicsatZJU/Resources/ToolbarIcons/0x108.png</normaloff>:/GraphicsatZJU/Resources/ToolbarIcons/0x108.png</iconset>
   </property>
   <property name="text">
    <string>光照颜色</string>
   </property>
   <property name="toolTip">
    <string>光照颜色</string>
   </property>
  </action>
  <action name="fixedButton_Doc">
   <property name="text">
    <string>当前无打开文档</string>
   </property>
   <property name="menuRole">
    <enum>QAction::TextHeuristicRole</enum>
   </property>
  </action>
  <action name="fixedButton_DocIconUnopened">
   <property name="enabled">
    <bool>false</bool>
   </property>
   <property name="icon">
    <iconset resource="GraphicsatZJU.qrc">
     <normaloff>:/GraphicsatZJU/Resources/ToolbarIcons/0x10C.png</normaloff>
     <disabledoff>:/GraphicsatZJU/Resources/ToolbarIcons/0x10C.png</disabledoff>
     <disabledon>:/GraphicsatZJU/Resources/ToolbarIcons/0x10C.png</disabledon>:/GraphicsatZJU/Resources/ToolbarIcons/0x10C.png</iconset>
   </property>
   <property name="text">
    <string>fixedButton_DocIconUnopened</string>
   </property>
   <property name="toolTip">
    <string>当前无打开文档</string>
   </property>
   <property name="iconVisibleInMenu">
    <bool>true</bool>
   </property>
  </action>
  <action name="fixedButton_DocIconOpened">
   <property name="enabled">
    <bool>false</bool>
   </property>
   <property name="icon">
    <iconset resource="GraphicsatZJU.qrc">
     <normaloff>:/GraphicsatZJU/Resources/ToolbarIcons/0x109.png</normaloff>
     <disabledoff>:/GraphicsatZJU/Resources/ToolbarIcons/0x109.png</disabledoff>:/GraphicsatZJU/Resources/ToolbarIcons/0x109.png</iconset>
   </property>
   <property name="text">
    <string>fixedButton_DocIconOpened</string>
   </property>
   <property name="toolTip">
    <string>程序运行中</string>
   </property>
  </action>
  <action name="menuButton_BoundFill">
   <property name="icon">
    <iconset resource="GraphicsatZJU.qrc">
     <normaloff>:/GraphicsatZJU/Resources/ToolbarIcons/0x0A1.png</normaloff>:/GraphicsatZJU/Resources/ToolbarIcons/0x0A1.png</iconset>
   </property>
   <property name="text">
    <string>线面叠加填充</string>
   </property>
  </action>
  <action name="menuButton_DotFill">
   <property name="icon">
    <iconset resource="GraphicsatZJU.qrc">
     <normaloff>:/GraphicsatZJU/Resources/ToolbarIcons/0x0A3.png</normaloff>:/GraphicsatZJU/Resources/ToolbarIcons/0x0A3.png</iconset>
   </property>
   <property name="text">
    <string>点面叠加填充</string>
   </property>
  </action>
  <action name="toolButton_BoundFill">
   <property name="icon">
    <iconset resource="GraphicsatZJU.qrc">
     <normaloff>:/GraphicsatZJU/Resources/ToolbarIcons/0x0A0.png</normaloff>:/GraphicsatZJU/Resources/ToolbarIcons/0x0A0.png</iconset>
   </property>
   <property name="text">
    <string>toolButton_BoundFill</string>
   </property>
   <property name="toolTip">
    <string>线面叠加填充</string>
   </property>
  </action>
  <action name="toolButton_DotFill">
   <property name="icon">
    <iconset resource="GraphicsatZJU.qrc">
     <normaloff>:/GraphicsatZJU/Resources/ToolbarIcons/0x0A2.png</normaloff>:/GraphicsatZJU/Resources/ToolbarIcons/0x0A2.png</iconset>
   </property>
   <property name="text">
    <string>toolButton_DotFill</string>
   </property>
   <property name="toolTip">
    <string>点面叠加填充</string>
   </property>
  </action>
  <action name="lightOption_diffuse">
   <property name="text">
    <string>开启漫反射</string>
   </property>
   <property name="toolTip">
    <string>开启漫反射</string>
   </property>
  </action>
  <action name="lightOption_Specular">
   <property name="text">
    <string>开启镜面反射</string>
   </property>
   <property name="toolTip">
    <string>开启镜面反射</string>
   </property>
  </action>
  <action name="menuButton_LoadTexture">
   <property name="icon">
    <iconset resource="GraphicsatZJU.qrc">
     <normaloff>:/GraphicsatZJU/Resources/ToolbarIcons/0x0AE.png</normaloff>:/GraphicsatZJU/Resources/ToolbarIcons/0x0AE.png</iconset>
   </property>
   <property name="text">
    <string>导入材质</string>
   </property>
  </action>
  <action name="lightOption_Positional">
   <property name="text">
    <string>使用点光源</string>
   </property>
  </action>
  <action name="lightOption_Directional">
   <property name="text">
    <string>使用平行光源</string>
   </property>
  </action>
  <action name="toolButton_LoadTexture">
   <property name="icon">
    <iconset resource="GraphicsatZJU.qrc">
     <normaloff>:/GraphicsatZJU/Resources/ToolbarIcons/0x0AD.png</normaloff>:/GraphicsatZJU/Resources/ToolbarIcons/0x0AD.png</iconset>
   </property>
   <property name="text">
    <string>导入材质</string>
   </property>
   <property name="toolTip">
    <string>导入材质</string>
   </property>
  </action>
  <action name="action_4">
   <property name="text">
    <string>自由缩放</string>
   </property>
  </action>
 </widget>
 <layoutdefault spacing="6" margin="11"/>
 <resources>
  <include location="GraphicsatZJU.qrc"/>
 </resources>
 <connections/>
</ui>
